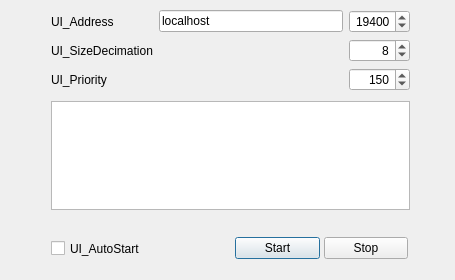
<?xml version="1.0" encoding="UTF-8"?>
<ui version="4.0">
 <class>HyperionProperties</class>
 <widget class="QDialog" name="HyperionProperties">
  <property name="geometry">
   <rect>
    <x>0</x>
    <y>0</y>
    <width>455</width>
    <height>280</height>
   </rect>
  </property>
  <property name="sizePolicy">
   <sizepolicy hsizetype="Fixed" vsizetype="Fixed">
    <horstretch>0</horstretch>
    <verstretch>0</verstretch>
   </sizepolicy>
  </property>
  <property name="minimumSize">
   <size>
    <width>455</width>
    <height>280</height>
   </size>
  </property>
  <property name="maximumSize">
   <size>
    <width>455</width>
    <height>280</height>
   </size>
  </property>
  <property name="windowTitle">
   <string>UI_Title</string>
  </property>
  <widget class="QWidget" name="layoutWidget">
   <property name="geometry">
    <rect>
     <x>40</x>
     <y>10</y>
     <width>381</width>
     <height>211</height>
    </rect>
   </property>
   <layout class="QVBoxLayout" name="Hyperion">
    <property name="spacing">
     <number>0</number>
    </property>
    <property name="topMargin">
     <number>0</number>
    </property>
    <item>
     <layout class="QHBoxLayout" name="HyperionOutputConfig">
      <item>
       <layout class="QGridLayout" name="gridLayout">
        <item row="2" column="0">
         <widget class="QLabel" name="SizeDecimationLabel">
          <property name="toolTip">
           <string/>
          </property>
          <property name="text">
           <string>UI_SizeDecimation</string>
          </property>
         </widget>
        </item>
        <item row="1" column="0">
         <widget class="QLabel" name="AddressLabel">
          <property name="toolTip">
           <string/>
          </property>
          <property name="text">
           <string>UI_Address</string>
          </property>
         </widget>
        </item>
        <item row="2" column="2">
         <widget class="QSpinBox" name="SizeDecimation">
          <property name="toolTip">
           <string>UI_SizeDecimationTip</string>
          </property>
          <property name="alignment">
           <set>Qt::AlignRight|Qt::AlignTrailing|Qt::AlignVCenter</set>
          </property>
          <property name="minimum">
           <number>1</number>
          </property>
          <property name="maximum">
           <number>30</number>
          </property>
          <property name="singleStep">
           <number>1</number>
          </property>
          <property name="value">
           <number>8</number>
          </property>
         </widget>
        </item>
        <item row="1" column="1">
         <widget class="QLineEdit" name="Address">
          <property name="toolTip">
           <string>UI_AddressTip</string>
          </property>
          <property name="text">
           <string notr="true">localhost</string>
          </property>
          <property name="placeholderText">
           <string/>
          </property>
         </widget>
        </item>
        <item row="1" column="2">
         <widget class="QSpinBox" name="Port">
          <property name="toolTip">
           <string>UI_PortTip</string>
          </property>
          <property name="alignment">
           <set>Qt::AlignRight|Qt::AlignTrailing|Qt::AlignVCenter</set>
          </property>
          <property name="minimum">
           <number>1</number>
          </property>
          <property name="maximum">
           <number>65535</number>
          </property>
          <property name="value">
           <number>19400</number>
          </property>
         </widget>
        </item>
        <item row="3" column="2">
         <widget class="QSpinBox" name="Priority">
          <property name="toolTip">
           <string>UI_PriorityTip</string>
          </property>
          <property name="alignment">
           <set>Qt::AlignRight|Qt::AlignTrailing|Qt::AlignVCenter</set>
          </property>
          <property name="minimum">
           <number>2</number>
          </property>
          <property name="maximum">
           <number>253</number>
          </property>
          <property name="value">
           <number>150</number>
          </property>
         </widget>
        </item>
        <item row="3" column="0">
         <widget class="QLabel" name="PriorityLabel">
          <property name="text">
           <string>UI_Priority</string>
          </property>
         </widget>
        </item>
       </layout>
      </item>
     </layout>
    </item>
    <item>
     <spacer name="horizontalSpacer">
      <property name="orientation">
       <enum>Qt::Horizontal</enum>
      </property>
      <property name="sizeHint" stdset="0">
       <size>
        <width>40</width>
        <height>10</height>
       </size>
      </property>
     </spacer>
    </item>
    <item>
     <widget class="QPlainTextEdit" name="LogText">
      <property name="enabled">
       <bool>true</bool>
      </property>
      <property name="sizePolicy">
       <sizepolicy hsizetype="Expanding" vsizetype="Expanding">
        <horstretch>0</horstretch>
        <verstretch>0</verstretch>
       </sizepolicy>
      </property>
      <property name="horizontalScrollBarPolicy">
       <enum>Qt::ScrollBarAsNeeded</enum>
      </property>
      <property name="sizeAdjustPolicy">
       <enum>QAbstractScrollArea::AdjustIgnored</enum>
      </property>
      <property name="tabChangesFocus">
       <bool>false</bool>
      </property>
      <property name="lineWrapMode">
       <enum>QPlainTextEdit::NoWrap</enum>
      </property>
      <property name="readOnly">
       <bool>true</bool>
      </property>
      <property name="plainText">
       <string/>
      </property>
     </widget>
    </item>
   </layout>
  </widget>
  <widget class="QWidget" name="horizontalLayoutWidget">
   <property name="geometry">
    <rect>
     <x>40</x>
     <y>230</y>
     <width>379</width>
     <height>48</height>
    </rect>
   </property>
   <layout class="QHBoxLayout" name="HyperionStreamControl">
    <property name="spacing">
     <number>5</number>
    </property>
    <property name="sizeConstraint">
     <enum>QLayout::SetDefaultConstraint</enum>
    </property>
    <property name="topMargin">
     <number>0</number>
    </property>
    <item>
     <layout class="QHBoxLayout" name="Controls">
      <property name="spacing">
       <number>10</number>
      </property>
      <property name="sizeConstraint">
       <enum>QLayout::SetDefaultConstraint</enum>
      </property>
      <item>
       <layout class="QHBoxLayout" name="OBSConfig">
        <property name="sizeConstraint">
         <enum>QLayout::SetFixedSize</enum>
        </property>
        <item>
         <widget class="QCheckBox" name="AutoStart">
          <property name="enabled">
           <bool>true</bool>
          </property>
          <property name="sizePolicy">
           <sizepolicy hsizetype="Minimum" vsizetype="Expanding">
            <horstretch>0</horstretch>
            <verstretch>0</verstretch>
           </sizepolicy>
          </property>
          <property name="toolTip">
           <string>UI_AutoStartTip</string>
          </property>
          <property name="inputMethodHints">
           <set>Qt::ImhNone</set>
          </property>
          <property name="text">
           <string>UI_AutoStart</string>
          </property>
          <property name="tristate">
           <bool>false</bool>
          </property>
         </widget>
        </item>
       </layout>
      </item>
      <item>
       <layout class="QHBoxLayout" name="ActionButtons">
        <property name="spacing">
         <number>4</number>
        </property>
        <item>
         <widget class="QPushButton" name="ButtonStart">
          <property name="toolTip">
           <string>UI_StartTip</string>
          </property>
          <property name="text">
           <string>Start</string>
          </property>
         </widget>
        </item>
        <item>
         <widget class="QPushButton" name="ButtonStop">
          <property name="toolTip">
           <string>UI_StopTip</string>
          </property>
          <property name="text">
           <string>Stop</string>
          </property>
         </widget>
        </item>
       </layout>
      </item>
     </layout>
    </item>
   </layout>
  </widget>
 </widget>
 <layoutdefault spacing="6" margin="11"/>
 <tabstops>
  <tabstop>Address</tabstop>
  <tabstop>Port</tabstop>
  <tabstop>SizeDecimation</tabstop>
  <tabstop>Priority</tabstop>
  <tabstop>AutoStart</tabstop>
  <tabstop>ButtonStart</tabstop>
  <tabstop>ButtonStop</tabstop>
  <tabstop>LogText</tabstop>
 </tabstops>
 <resources/>
 <connections/>
</ui>
